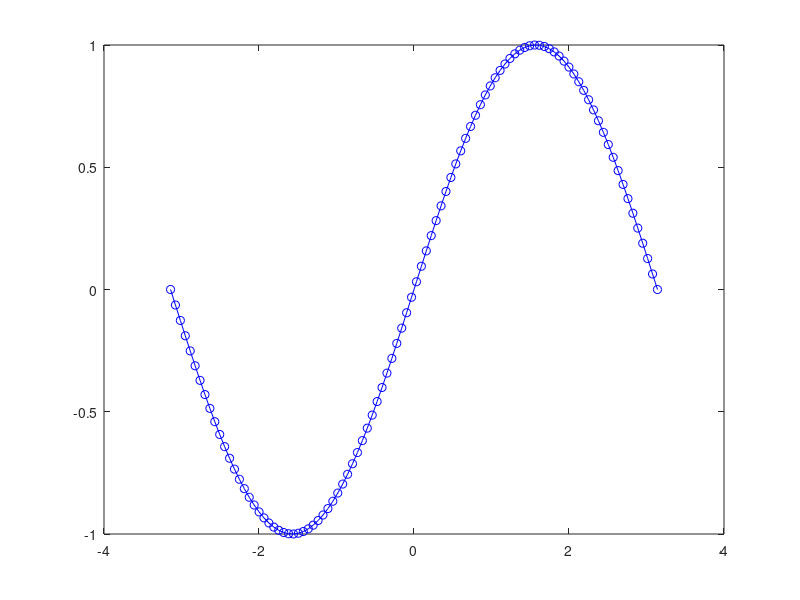

MATLAB code for this plot: (Note: this script raises an error after producing the figure.)
% How to create a plot with markers that are semi-transparent.
%
% A first example of how to create a simple plot containing markers that 
% are sem-transparent. The Matlab code is kept to a minimum.
%
% This example shows how to produce a plot of sine and cosine functions
% containing markers with a blending of symbol face color of alpha = 0.3. 
% A value of alpha = 0.0 produces a transparent face color while a value of
% alpha = 1.0 makes it opaque. The example plot is written to a file in 
% Portable Network Graphics (PNG) format.
%
% Note that the markers will appear small because Matlab defaults are used.
% Refer to latter examples for how to change this.
%
% Function Dependencies:
%   rgb
%   rgba
%   setMarkerColor

% Author: Peter A. Rochford
%         Symplectic, LLC
%         www.thesymplectic.com
%         prochford@thesymplectic.com

% Close any previously open graphics windows
close all;

% Set the figure size (optional)
set(gcf,'units','inches','position',[0,10.0,14.0,10.0]);

% Define data values
x = linspace(-pi,pi);
y1 = sin(x);
y2 = cos(x);

% Create plot with semi-transparent markers 
alpha1 = 1;
alpha2 = 0.1;

h1 = plot(x,y1,'b-o');
hm1 = setMarkerColor(h1,'b',alpha1); % Apply transparency to marker
hold on;

h2 = plot(x,y2,'b-o');
hm2 = setMarkerColor(h2,'b',alpha2); % Apply transparency to marker

% Write plot to file
%writepng(gcf,'marker1.png');
